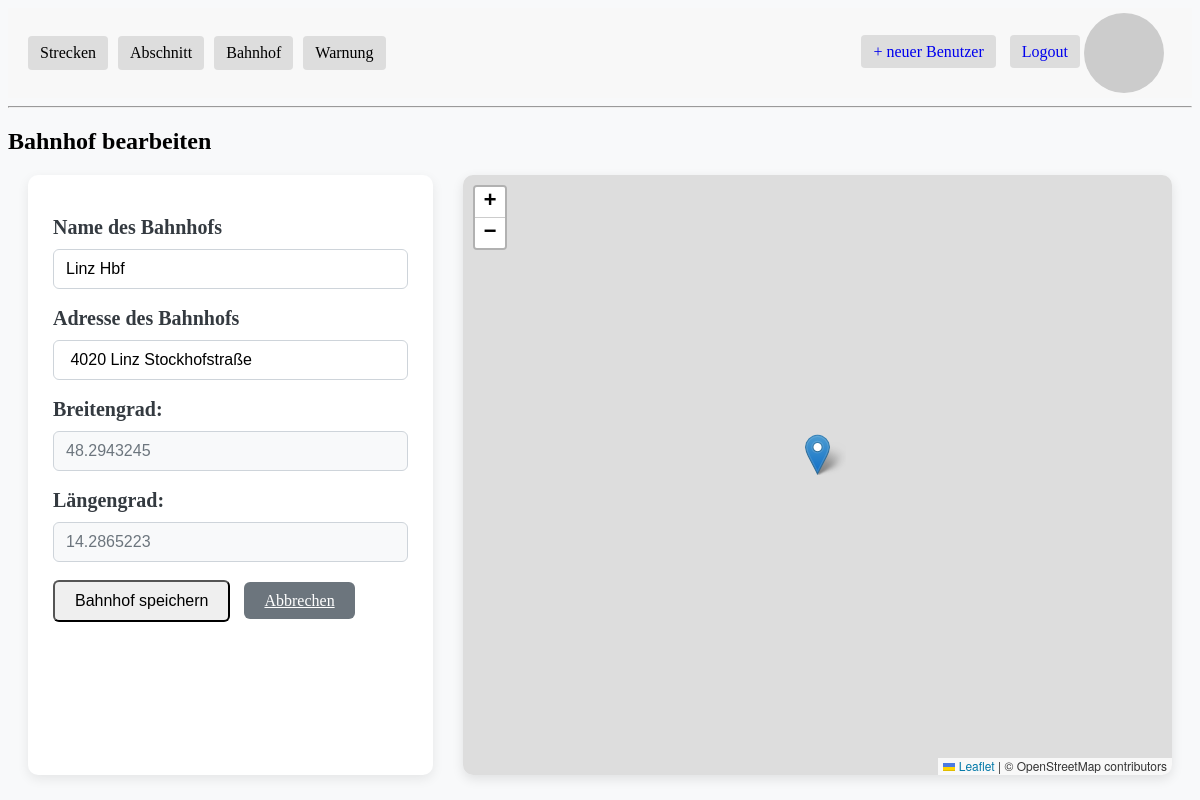
/bahnhof/edit/32 (signed in), run on an earlier commit of the app's database.
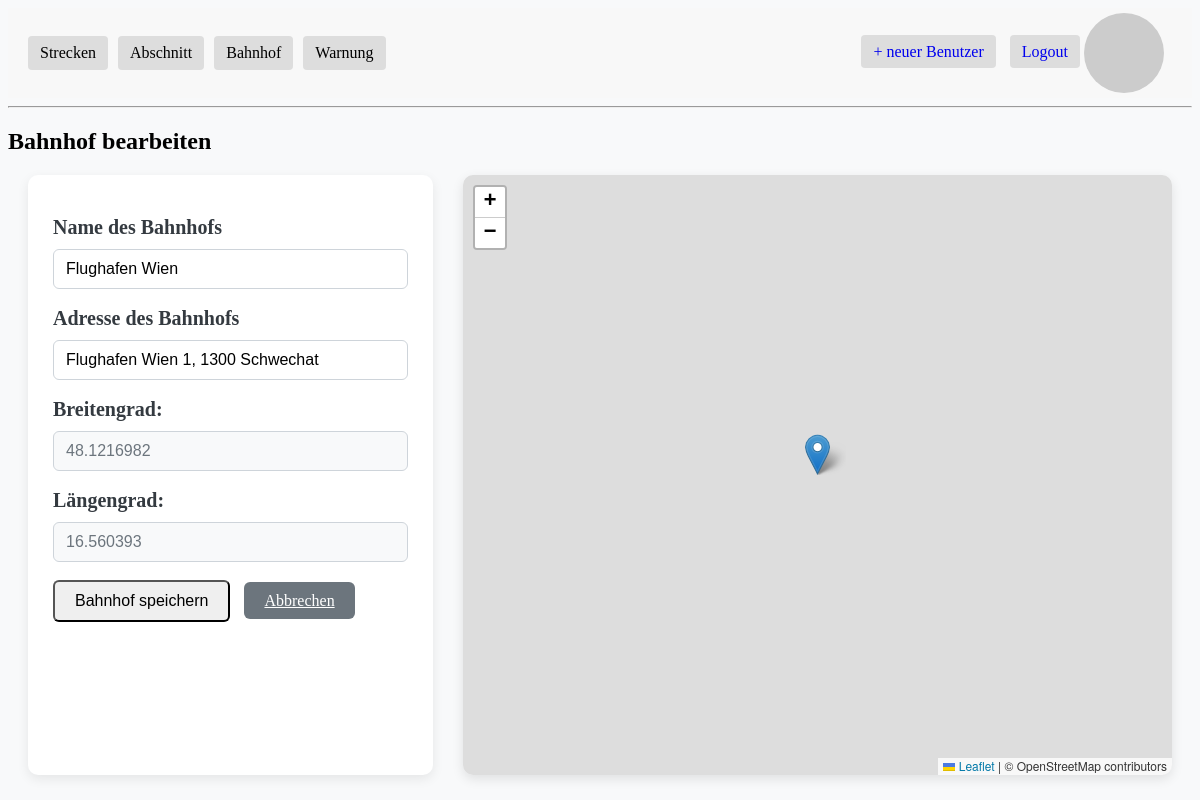
And on a later commit of the database.
### app/models.py (models this page shows, shortened)
class Bahnhof (db.Model):
    __tablename__ = 'bahnhof'
    bahnhofId: so.Mapped[int] = so.mapped_column(primary_key=True)
    name: so.Mapped[str] = so.mapped_column(sa.String(64), index=True,
                                                unique=True)
    adresse: so.Mapped[str] = so.mapped_column(sa.String(120), index=True,
                                             unique=True)
    latitude: so.Mapped[float] = so.mapped_column(sa.Float, nullable=True)
    longitude: so.Mapped[float] = so.mapped_column(sa.Float, nullable=True)
    start_abschnitte: so.Mapped[list['Abschnitt']] = so.relationship(
            "Abschnitt",
            back_populates="startBahnhof",
            primaryjoin="Bahnhof.bahnhofId == Abschnitt.startBahnhofId"
    )
    end_abschnitte: so.Mapped[list['Abschnitt']] = so.relationship(
            "Abschnitt",
            back_populates="endBahnhof",
            primaryjoin="Bahnhof.bahnhofId == Abschnitt.endBahnhofId"
    )

### app/routes.py (the view, shortened to what this page needs)
@app.route("/bahnhof/edit/<int:bahnhof_id>", methods=["GET", "POST"])
@login_required
def edit_bahnhof(bahnhof_id):
    bahnhof = db.session.get(Bahnhof, bahnhof_id) #Bahnhofsdaten aus der DB laden
    if not bahnhof:
        flash("Bahnhof nicht gefunden.", "error")
        return redirect(url_for("bahnhof"))
    form = BahnhofForm(
        obj=bahnhof,
        original_name=bahnhof.name,
        original_adresse=bahnhof.adresse
    )
    return render_template("bahnhof_edit.html", form=form, bahnhof=bahnhof, title='Bahnhof bearbeiten',)

### app/forms.py (shortened to what this page needs)
class BahnhofForm(FlaskForm):
    name = StringField('Name des Bahnhofs', validators=[DataRequired()])
    adresse = StringField('Adresse des Bahnhofs', validators=[DataRequired()])
    submit = SubmitField('Bahnhof speichern')
    def __init__(self, original_name=None, original_adresse=None, *args, **kwargs):
        super().__init__(*args, **kwargs)
        self.original_name = original_name
        self.original_adresse = original_adresse

### app/models.py (called while the page is built)
@login.user_loader
def load_user(id):
    return db.session.get(User, int(id))

    def avatar(self, size):
        digest = md5(self.email.lower().encode('utf-8')).hexdigest()
        return f'https://www.gravatar.com/avatar/{digest}?d=identicon&s={size}'

### app/templates/bahnhof_edit.html (shortened to what this page needs)
{% extends "base.html" %}
{% block content %}
<h2>Bahnhof bearbeiten</h2>
<link rel="stylesheet" href="{{ url_for('static', filename='css/add_edit.css') }}">
<div class="flex-container">
    <div class="form-wrapper">
        <form method="POST">
            <p>
                {{ form.name.label }}<br>
                {{ form.name(size=40) }}
            </p>
            <p>
                {{ form.adresse.label }}<br>
                {{ form.adresse(id="adresse", size=60) }}
            </p>
            <p>
                <label for="latitude">Breitengrad:</label><br>
                <input type="text" id="latitude" name="latitude" value="{{ bahnhof.latitude }}" readonly>
            </p>
            <p>
                <label for="longitude">Längengrad:</label><br>
                <input type="text" id="longitude" name="longitude" value="{{ bahnhof.longitude }}" readonly>
            </p>
            <p>{{ form.submit(class="btn btn-primary") }}
            <a href="{{ url_for('bahnhof') }}" class="btn btn-secondary" style="margin-left: 10px;">Abbrechen</a>
            </p>
        </form>
    </div>
    <div class="map-wrapper">
        <div id="map" style="width:100%; height:100%;"></div>
    </div>
</div>
<link rel="stylesheet" href="https://unpkg.com/leaflet/dist/leaflet.css" />
{% endblock %}

### app/templates/base.html (shortened to what this page needs)
<!doctype html>
<html>
<head>
    <link rel="stylesheet" href="{{ url_for('static', filename='css/base.css') }}">
</head>
<body>
    <div class="header">
        <ul class="menu">
        <li class="dropdown">
            <a href="{{ url_for('strecke') }}">Strecken</a>
        </li>
        <li class="dropdown">
            <a href="{{ url_for('abschnitt') }}">Abschnitt</a>
        </li>
        <li class="dropdown">
            <a href="{{ url_for('bahnhof') }}">Bahnhof</a>
        </li>
        <li class="dropdown">
            <a href="{{ url_for('warnung') }}">Warnung</a>
        </li>
    </ul>
        <div class="user-links">
            {% if current_user.is_anonymous %}
                <a href="{{ url_for('login') }}">Login</a>
            {% elif current_user.role.value == 'admin' %}
                <a href="{{ url_for('register') }}">+ neuer Benutzer</a>
                <a href="{{ url_for('logout') }}">Logout</a>
            {% else %}
                <a href="{{ url_for('logout') }}">Logout</a>
            {% endif %}
            {% if not current_user.is_anonymous %}
            <img src="{{ current_user.avatar(40) }}" alt="Avatar" style="border-radius:50%; vertical-align:middle; margin-right:8px;">
            {% endif %}
        </div>
    </div>
    <hr>
    {% block content %}{% endblock %}
</body>
</html>

### app/static/css/base.css (style rules this page uses)
.header { display: flex; justify-content: space-between; align-items: center; padding: 5px 20px; background-color: #f8f8f8; }
.menu { list-style: none; padding: 0; margin: 0; background-color: transparent; display: flex; gap: 10px; }
.menu li { margin: 0; padding: 0; background-color: transparent; position: relative; }
.user-links a { text-decoration: none; padding: 8px 12px; background-color: #ddd; border-radius: 4px; margin-left: 10px; transition: background-color 0.2s; }
.menu > li > a { background-color: #ddd; color: black; padding: 8px 12px; border-radius: 4px; text-decoration: none; display: inline-block; transition: background-color 0.2s; }

### app/static/css/add_edit.css (style rules this page uses)
body { background-color: #f8f9fa; }
.flex-container { display: flex; gap: 30px; max-width: 100%; margin: 20px; align-items: stretch; height: 75vh; }
.form-wrapper { flex: 1; max-width: 400px; min-width: 300px; padding: 25px; background-color: #ffffff; border-radius: 10px; box-shadow: 0 4px 12px rgba(0, 0, 0, 0.08); overflow-y: auto; }
.map-wrapper { flex: 2; position: relative; min-width: 400px; height: 75vh; border-radius: 10px; overflow: hidden; box-shadow: 0 4px 12px rgba(0, 0, 0, 0.1); }
.form-wrapper p { margin-bottom: 18px; }
.form-wrapper label { display: block; margin-bottom: 10px; font-weight: 600; color: #343a40; font-size: 20px; }
.form-wrapper input[type="password"], .form-wrapper input[type="text"], .form-wrapper input[type="number"], .form-wrapper select { width: 100%; padding: 10px 12px; border: 1px solid #ced4da; border-radius: 6px; box-sizing: border-box; transition: border-color 0.3s, box-shadow 0.3s, background-color 0.3s; font-size: 16px; }
.form-wrapper input[readonly] { background-color: #f8f9fa; color: #6c757d; }
.btn { padding: 10px 20px; font-size: 16px; border-radius: 6px; cursor: pointer; }
.btn-secondary { background-color: #6c757d; border-color: #6c757d; color: white !important; transition: background-color 0.2s; }

What changed in the data, as far as the page shows it:
changed Bahnhof: name "Linz Hbf" → "Flughafen Wien"; adresse "4020 Linz Stockhofstraße" → "Flughafen Wien 1, 1300 Schwechat"; latitude "48.2943245" → "48.1216982"; longitude "14.2865223" → "16.560393"
